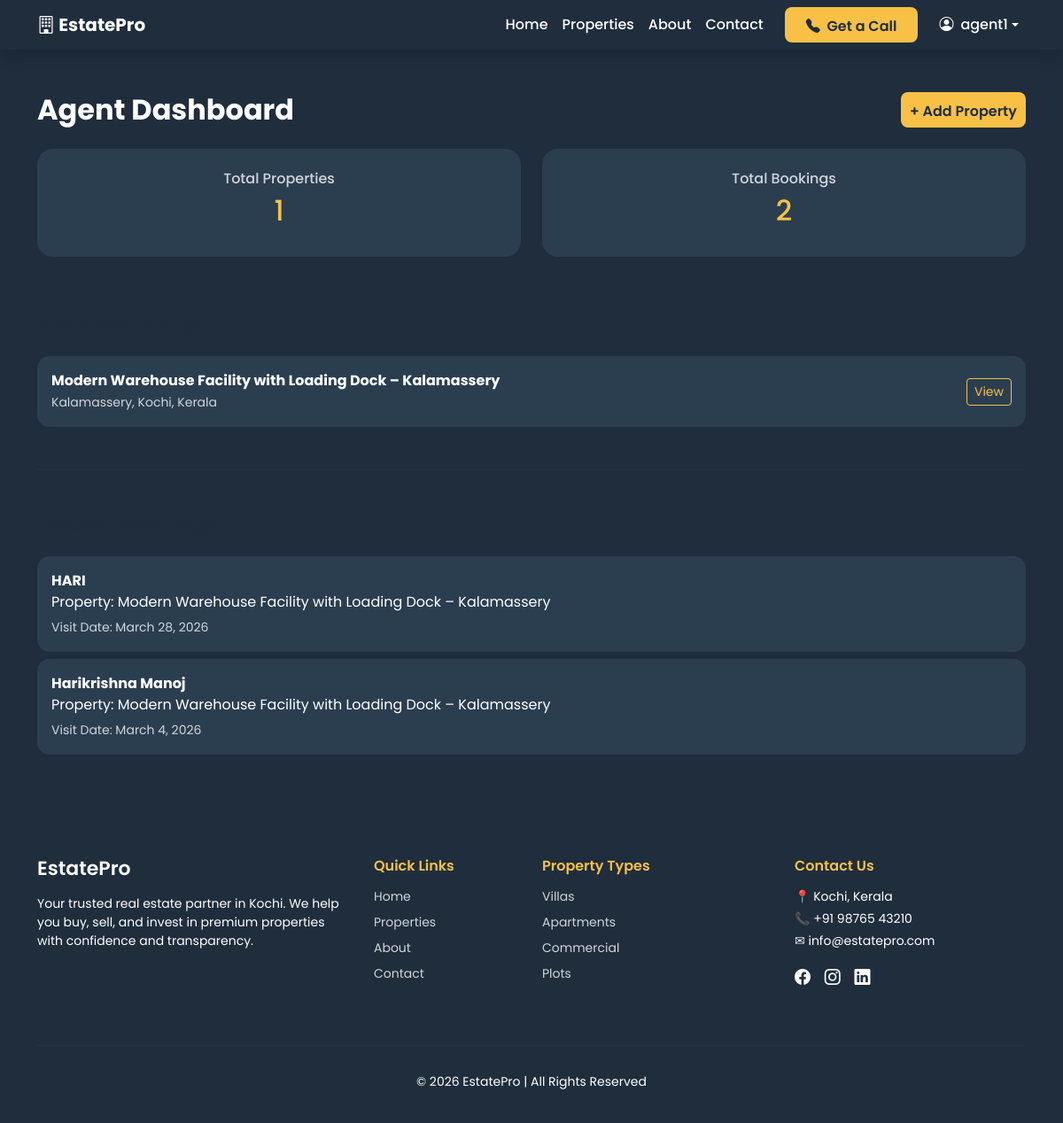
Screenshot of /accounts/agent/dashboard/ (signed in) with the database file from the repository.
### properties/models.py (models this page shows, shortened)
class Property(models.Model):
    PROPERTY_TYPE = [
        ('Apartment', 'Apartment'),
        ('Villa', 'Villa'),
        ('Commercial', 'Commercial'),
        ('Plot', 'Plot'),
    ]
    LISTING_TYPE = [
        ('Sale', 'Sale'),
        ('Rent', 'Rent'),
    ]
    title = models.CharField(max_length=200)
    slug = models.SlugField(unique=True)
    description = models.TextField()
    price = models.DecimalField(max_digits=12, decimal_places=2)
    location = models.CharField(max_length=200)
    category = models.ForeignKey(Category, on_delete=models.CASCADE, related_name='properties')
    agent = models.ForeignKey(
        User,
        on_delete=models.CASCADE,
        related_name='properties',
        null=True,
        blank=True
    )
    listing_type = models.CharField(max_length=20, choices=LISTING_TYPE)
    bedrooms = models.IntegerField(default=0)
    bathrooms = models.IntegerField(default=0)
    area = models.IntegerField(help_text="Area in sqft")
    latitude = models.DecimalField(max_digits=9, decimal_places=6, blank=True, null=True)
    longitude = models.DecimalField(max_digits=9, decimal_places=6, blank=True, null=True)
    featured_image = models.ImageField(upload_to='properties/')
    is_featured = models.BooleanField(default=False)
    is_available = models.BooleanField(default=True)
    created_at = models.DateTimeField(auto_now_add=True)

### bookings/models.py (models this page shows, shortened)
class VisitBooking(models.Model):
    STATUS_CHOICES = [
        ('Pending', 'Pending'),
        ('Approved', 'Approved'),
        ('Rejected', 'Rejected'),
    ]
    property = models.ForeignKey(Property, on_delete=models.CASCADE, related_name='bookings')
    user = models.ForeignKey(
        User,
        on_delete=models.CASCADE,
        related_name='visit_bookings',
        null=True,
        blank=True
    )
    name = models.CharField(max_length=100)
    email = models.EmailField()
    phone = models.CharField(max_length=20)
    visit_date = models.DateField()
    message = models.TextField(blank=True)
    status = models.CharField(max_length=20, choices=STATUS_CHOICES, default='Pending')
    created_at = models.DateTimeField(auto_now_add=True)

### accounts/views.py (the view)
# urls.py: path('agent/dashboard/', views.agent_dashboard, name='agent_dashboard'),
@login_required
def agent_dashboard(request):
    if not request.user.profile.is_agent:
        return redirect('home')
    properties = Property.objects.filter(agent=request.user)
    bookings = VisitBooking.objects.filter(property__agent=request.user)
    context = {
        'properties': properties,
        'total_properties': properties.count(),
        'total_bookings': bookings.count(),
        'recent_bookings': bookings.order_by('-created_at')[:5]
    }
    return render(request, 'agent_dashboard.html', context)

### templates/agent_dashboard.html
{% extends 'base.html' %}
{% block content %}
<section class="agent-dashboard py-5">
    <div class="container">
        <div class="d-flex flex-column flex-md-row
                    justify-content-between
                    align-items-md-center
                    mb-4">
            <h2 class="fw-bold mb-3 mb-md-0 text-white">
                Agent Dashboard
            </h2>
            <a href="{% url 'agent_add_property' %}" class="btn btn-gold">
                + Add Property
            </a>
        </div>
        <div class="row mb-5">
            <div class="col-md-6 mb-3">
                <div class="dashboard-card text-center p-4">
                    <h6>Total Properties</h6>
                    <h2>{{ total_properties }}</h2>
                </div>
            </div>
            <div class="col-md-6 mb-3">
                <div class="dashboard-card text-center p-4">
                    <h6>Total Bookings</h6>
                    <h2>{{ total_bookings }}</h2>
                </div>
            </div>
        </div>
        <h4 class="section-title">Your Properties</h4>
        {% for property in properties %}
        <div class="dashboard-list-card p-3 mb-3">
            <div class="d-flex flex-column flex-md-row
                        justify-content-between
                        align-items-md-center">
                <div>
                    <strong>{{ property.title }}</strong><br>
                    <small>{{ property.location }}</small>
                </div>
                <a href="{% url 'property_detail' property.slug %}"
                   class="btn btn-outline-gold btn-sm mt-3 mt-md-0">
                    View
                </a>
            </div>
        </div>
        {% empty %}
        <p class="text-light">No properties added yet.</p>
        {% endfor %}
        <hr class="divider my-5">
        <h4 class="section-title">Recent Bookings</h4>
        {% for booking in recent_bookings %}
        <div class="dashboard-list-card p-3 mb-2">
            <strong>{{ booking.name }}</strong>
            <p class="mb-1">
                Property: {{ booking.property.title }}
            </p>
            <small>Visit Date: {{ booking.visit_date }}</small>
        </div>
        {% empty %}
        <p class="text-light">No bookings yet.</p>
        {% endfor %}
    </div>
</section>
{% endblock %}

### templates/base.html (shortened to what this page needs)
{% load static %}
<!DOCTYPE html>
<html lang="en">
<head>
    <link href="https://cdn.jsdelivr.net/npm/bootstrap@5.3.2/dist/css/bootstrap.min.css" rel="stylesheet">
    <link href="https://cdn.jsdelivr.net/npm/bootstrap-icons@1.11.1/font/bootstrap-icons.css" rel="stylesheet">
    <link rel="stylesheet" href="{% static 'css/style.css' %}">
</head>
<body>
    <nav class="navbar navbar-expand-lg navbar-dark shadow custom-navbar">
        <div class="container">
            <a class="navbar-brand fw-bold" href="/">
                <i class="bi bi-building"></i> EstatePro
            </a>
            <div class="collapse navbar-collapse justify-content-end" id="navbarNav">
                <ul class="navbar-nav align-items-lg-center">
                    <li class="nav-item">
                        <a class="nav-link" href="/">Home</a>
                    </li>
                    <li class="nav-item">
                        <a class="nav-link" href="/properties/">Properties</a>
                    </li>
                    <li class="nav-item">
                        <a class="nav-link" href="/about/">About</a>
                    </li>
                    <li class="nav-item">
                        <a class="nav-link" href="/contact/">Contact</a>
                    </li>
                    <li class="nav-item ms-lg-3 mb-2 mb-lg-0">
                        <a href="/contact/" class="btn btn-gold px-4">
                            <i class="bi bi-telephone-fill me-1"></i> Get a Call
                        </a>
                    </li>
                    {% if user.is_authenticated %}
                    <li class="nav-item dropdown ms-lg-3">
                        <a class="nav-link dropdown-toggle d-flex align-items-center" href="#" role="button"
                            data-bs-toggle="dropdown">
                            <i class="bi bi-person-circle me-2"></i>
                            {{ user.username }}
                        </a>
                    </li>
                    {% else %}
                    <li class="nav-item ms-lg-3">
                        <a class="btn btn-outline-light px-3" href="{% url 'login' %}">
                            Login
                        </a>
                    </li>
                    {% endif %}
                </ul>
            </div>
        </div>
    </nav>
    <div class="main-content">
        {% block content %}
        {% endblock %}
    </div>
    <footer class="footer-section text-white">
        <div class="container">
            <div class="row">
                <div class="col-lg-4 col-md-6 mb-4">
                    <h5 class="footer-title">EstatePro</h5>
                    <p>
                        Your trusted real estate partner in Kochi.
                        We help you buy, sell, and invest in premium properties
                        with confidence and transparency.
                    </p>
                </div>
                <div class="col-lg-2 col-md-6 mb-4">
                    <h6 class="footer-heading">Quick Links</h6>
                    <ul class="footer-links">
                        <li><a href="/">Home</a></li>
                        <li><a href="/properties/">Properties</a></li>
                        <li><a href="/about/">About</a></li>
                        <li><a href="/contact/">Contact</a></li>
                    </ul>
                </div>
                <div class="col-lg-3 col-md-6 mb-4">
                    <h6 class="footer-heading">Property Types</h6>
                    <ul class="footer-links">
                        <li><a href="#">Villas</a></li>
                        <li><a href="#">Apartments</a></li>
                        <li><a href="#">Commercial</a></li>
                        <li><a href="#">Plots</a></li>
                    </ul>
                </div>
                <div class="col-lg-3 col-md-6 mb-4">
                    <h6 class="footer-heading">Contact Us</h6>
                    <p class="mb-1">📍 Kochi, Kerala</p>
                    <p class="mb-1">📞 +91 98765 43210</p>
                    <p class="mb-1">✉ info@estatepro.com</p>
                    <div class="social-icons mt-3">
                        <a href="#"><i class="bi bi-facebook"></i></a>
                        <a href="#"><i class="bi bi-instagram"></i></a>
                        <a href="#"><i class="bi bi-linkedin"></i></a>
                    </div>
                </div>
            </div>
            <hr class="footer-divider">
            <div class="text-center pb-3">
                <p class="mb-0">
                    © 2026 EstatePro | All Rights Reserved
                </p>
            </div>
        </div>
    </footer>
</body>
</html>

### static/css/style.css (style rules this page uses)
body { font-family: 'Poppins', sans-serif; background-color: #f8f9fa; margin: 0; padding: 0; }
.main-content { min-height: 70vh; padding-top: 0px; }
.custom-navbar { background-color: #1f2d3d; }
.custom-navbar .nav-link { color: #ffffff !important; font-weight: 500; transition: 0.3s ease; }
.btn-gold { background-color: #f8c146; border: none; color: #1f2d3d; font-weight: 600; border-radius: 6px; transition: 0.3s ease; height: 50px; }
footer { background: #111; color: #bbb; padding: 25px 0; font-size: 14px; }
footer a { color: #f8c146; text-decoration: none; }
.btn-gold { height:55px; border-radius:50px; background:#f8c146; color:#1f2d3d; font-weight:600; border:none; transition:0.3s ease; }
.footer-section { background-color: #1f2d3d; padding: 60px 0 20px 0; }
.footer-title { font-weight: 600; font-size: 22px; margin-bottom: 15px; }
.footer-heading { font-weight: 600; margin-bottom: 15px; color: #f8c146; }
.footer-links { list-style: none; padding: 0; }
.footer-links li { margin-bottom: 8px; }
.footer-links a { text-decoration: none; color: #d1d5db; transition: 0.3s ease; }
.footer-divider { border-color: rgba(255,255,255,0.1); margin: 30px 0; }
.social-icons a { color: #ffffff; margin-right: 12px; font-size: 18px; transition: 0.3s ease; }
.divider { border-color: rgba(255,255,255,0.1); }
.btn-gold { background: #f8c146; color: #1f2d3d; font-weight: 600; }
.btn-gold { background-color: #f8c146; border: none; font-weight: 600; border-radius: 8px; padding: 10px; color: #1f2d3d; transition: 0.3s ease; }
.agent-dashboard { background: #1f2d3d; min-height: 100vh; color: #ffffff; }
.section-title { color: #f8c146; margin-bottom: 20px; }
.dashboard-card { background: #2b3e50; border-radius: 18px; transition: 0.3s ease; }
.dashboard-card h6 { color: #d1d5db; }
.dashboard-card h2 { color: #f8c146; }
.dashboard-list-card { background: #2b3e50; border-radius: 14px; transition: 0.3s ease; }
.dashboard-list-card strong { color: #ffffff; }
.dashboard-list-card small { color: #d1d5db; }
.btn-gold { background-color: #f8c146; border: none; color: #1f2d3d; font-weight: 600; border-radius: 8px; padding: 8px 18px; transition: 0.3s ease; }
.btn-outline-gold { border: 1px solid #f8c146; color: #f8c146; background: transparent; }
.btn-gold { background-color: #f8c146; border: none; color: #1f2d3d; font-weight: 600; border-radius: 8px; padding: 10px; transition: 0.3s ease; }
.btn-gold { background-color: #f8c146; border: none; color: #1f2d3d; font-weight: 600; border-radius: 8px; padding: 10px 20px; transition: 0.3s ease; }
.btn-gold { background-color: #f8c146; border: none; color: #1f2d3d; font-weight: 600; border-radius: 8px; transition: 0.3s ease; }
.btn-gold { background-color: #f8c146; border: none; color: #1f2d3d; font-weight: 600; }
.btn-gold { background: #f8c146; color: #1f2d3d; font-weight: 600; height: 40px; }
.section-title { font-weight:700; color:#1f2d3d; }

### rows the page displays
Property: title "Modern Warehouse Facility with Loading Dock – Kalamassery", location "Kalamassery, Kochi, Kerala"
VisitBooking: name "HARI", property "Modern Warehouse Facility with Loading Dock – Kalamassery", visit_date "March 28, 2026"
VisitBooking: name "Harikrishna Manoj", property "Modern Warehouse Facility with Loading Dock – Kalamassery", visit_date "March 4, 2026"

### other values shown
{{ user.username }} "agent1"
{{ total_properties }} "1"
{{ total_bookings }} "2"
